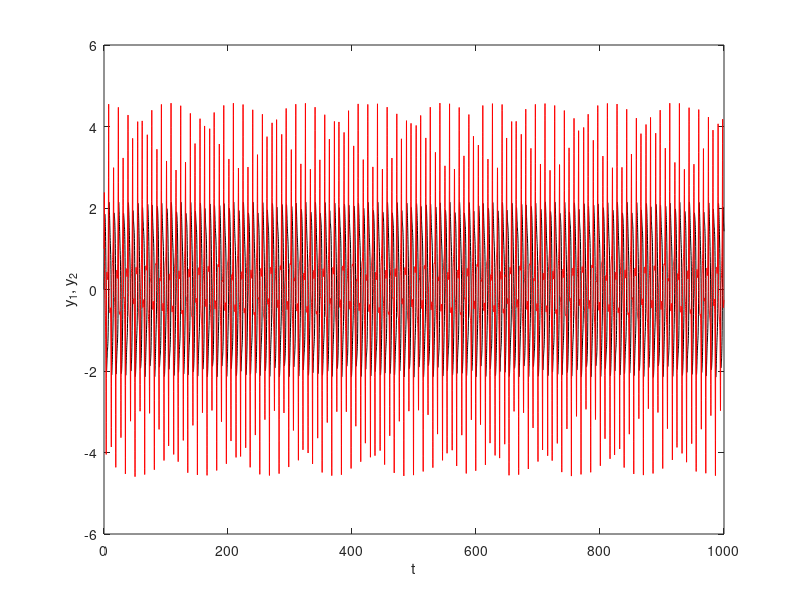
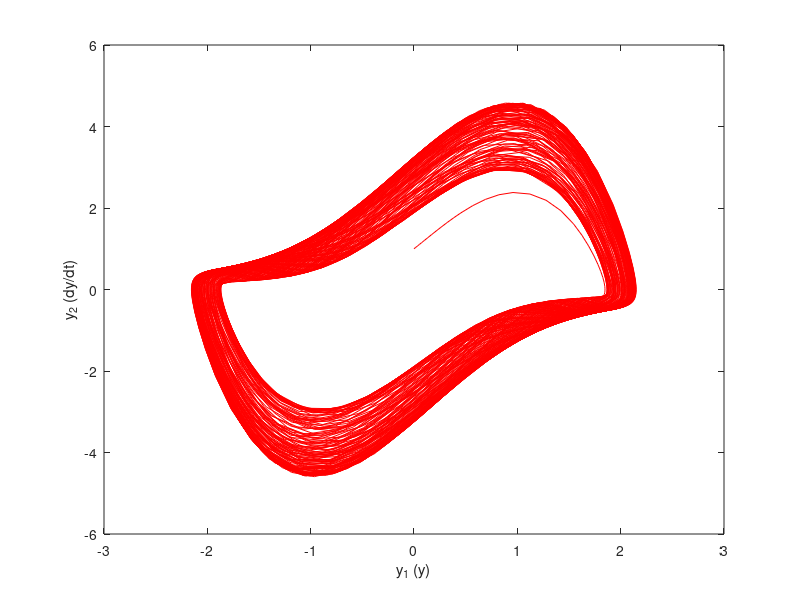
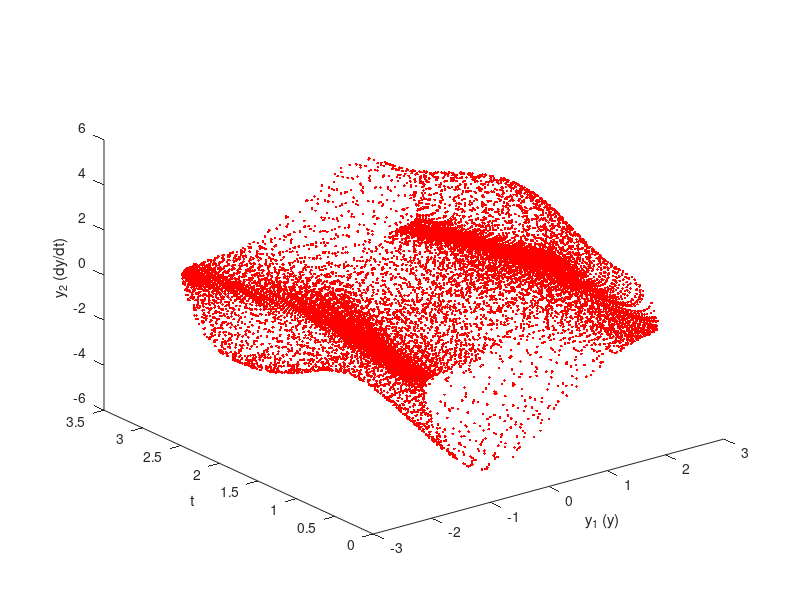

These charts were generated, in order, by the following MATLAB code:

function [] = vdp2


%Parameters
t0 = 0;
t1 = 1000;
mu = 2;
omega = 2;

%Initial conditions
y_init = [0,1];

%Time
tspan = [t0,t1];

%ODE solution
[t,y] = ode45(@(t,y) vdp_oscillator(t,y,mu,omega),tspan,y_init);


%Plotting
figure(1)
plot(t,y(:,1),'k', t,y(:,2),'r')
xlabel('t'),ylabel('y_1, y_2')

figure(2)
plot(y(:,1),y(:,2),'r')
xlabel('y_1 (y)'),ylabel('y_2 (dy/dt)')

figure(3)
plot3(y(:,1),mod(t,2*pi/omega),y(:,2),'r.')
xlabel('y_1 (y)'),ylabel('t'),zlabel('y_2 (dy/dt)')

end

function [dy] = vdp_oscillator(t,y,mu,omega)

y1 = y(1);
y2 = y(2);
dy = [y2;mu*(1-y1^2)*y2-y1+sin(omega*t)];
end
